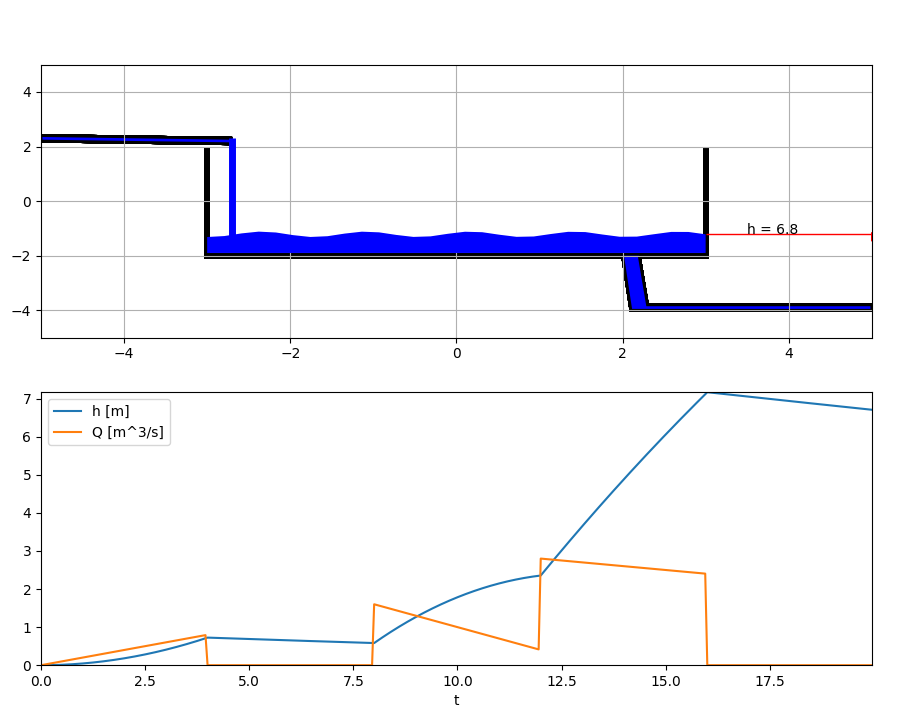

Reproduce this figure in Python.
import numpy as np
import matplotlib.pyplot as plt
from scipy.integrate import odeint
from math import sqrt, sin
from matplotlib.animation import FuncAnimation


def Q(t):
    if t < 4:
        return 0.2 * t
    elif t < 8:
        return 0
    elif t < 12:
        return 4 - 0.3 * t
    elif t < 16:
        return 4 - 0.1 * t
    return 0


def zbiornik_model(x, t):
    A = 2  # pole powierzchni lustra wody
    g = 9.81  # warość przyśpieszenia ziemskiego
    s = 0.02  # pole powierzchni przekroju wypływu
    Qin = Q(t)  # dopływ wody
    h = x[0]  # wysokość słupa wody

    dhdt = 1 / A * (Qin - s * sqrt(2 * g * h))

    return [dhdt]


class SuperContainer:
    def __init__(self, h, q_in, ax):
        container_points = [[-3, 2], [-3, -2], [3, -2], [3, 2]]
        pipe_in_points = [[-2.7, 2.3], [-5, 2.4], [-5, 2.2], [-2.7, 2.1]]
        pipe_out_points = [
            [2, -2],
            [2.1, -4],
            [5, -4],
            [5, -3.8],
            [2.3, -3.8],
            [2.2, -2],
        ]
        fill_points = self.__get_fill_points()
        pointer_points = [[3, 2], [5, 2]]
        stream_points = self.__stream(0)

        self.outline = plt.Polygon(
            container_points, closed=None, edgecolor="k", fill=False, lw=4
        )
        self.pointer = plt.Polygon(
            pointer_points, closed=None, edgecolor="r", fill=False, lw=1
        )
        self.fill = plt.Polygon(fill_points, facecolor="b", edgecolor=None, fill=True)
        self.pipe_in = plt.Polygon(
            pipe_in_points, closed=None, edgecolor="k", facecolor="b", lw=2
        )
        self.pipe_out = plt.Polygon(
            pipe_out_points, closed=None, edgecolor="k", facecolor="b", lw=2
        )

        self.stream = plt.Polygon(
            stream_points, closed=None, edgecolor="b", fill=False, lw=5
        )
        self.text = ax.text(4, 2, "h=0")
        self.__h = h
        self.__q = q_in

    def add_path(self, gca):
        gca.add_patch(self.fill)
        gca.add_patch(self.outline)
        gca.add_patch(self.pipe_in)
        gca.add_patch(self.pipe_out)
        gca.add_patch(self.pointer)
        gca.add_patch(self.stream)

    def __wavy(self, x1, x2, y0, points, amp=1, offset=0, reverse=False):
        ax = np.linspace(x1, x2, points)
        ay = np.sin(np.linspace(0, (x2 - x1) * 5, points) + offset) * amp
        ay = ay + y0

        if reverse:
            ax = np.flip(ax)

        return np.vstack((ax, ay)).T

    def __stream(self, q_in):
        q_max = 5
        q = q_in / q_max
        w_max = 1
        points = 20
        x = np.linspace(-2.7, -2.7 + q * w_max, points)
        y = -4 * np.sin(np.linspace(0, np.pi / 2, points)) + 2.3

        return np.vstack((x, y)).T

    def __get_fill_points(self, offset=0, h=0):
        h_max = 10
        y_min = -1.9
        y = y_min + h / h_max
        return [
            [-3, y],
            [-3, y_min],
            [3, y_min],
            *self.__wavy(-3, 3, y, 30, 0.1, offset * 0.1, True),
        ]

    def animate(self, i):
        h = self.__h[i]
        q = self.__q[i]

        h_max = 10
        y_min = -1.9
        y = y_min + h / h_max

        self.fill.set_xy(self.__get_fill_points(i, h))
        self.pointer.set_xy([[3, y], [5, y]])
        self.stream.set_xy(self.__stream(q))
        self.text.set_position([3.5, y])
        self.text.set_text("h = %.1f" % h)

        return (self.fill, self.pointer, self.stream, self.text)


def init():
    global superContainer, h, Q, ax0
    superContainer = SuperContainer(h, Q, ax0)
    superContainer.add_path(plt.gca())
    return superContainer.animate(0)


def animate(i):
    return superContainer.animate(i)


fig = plt.figure()

dt = 0.05
t = np.arange(0.0, 20, dt)

x0 = [0]
x = odeint(zbiornik_model, x0, t)
superContainer = None

h = x[:, 0]
Q = [Q(t) for t in t]
ax1 = fig.add_subplot(212, autoscale_on=True)
ax1.plot(t, h, label="h [m]")
ax1.plot(t, Q, label="Q [m^3/s]")
ax1.set_xlim([t[0], t[-1]])
ax1.set_ylim((0, np.amax(h)))
ax1.set_xlabel("t")
ax1.legend(loc="upper left")

ax0 = fig.add_subplot(211, autoscale_on=False, xlim=(-5, 5), ylim=(-5, 5))
ax0.grid()

ani = FuncAnimation(
    fig, animate, np.arange(1, len(t)), interval=25, blit=True, init_func=init
)

plt.show()
